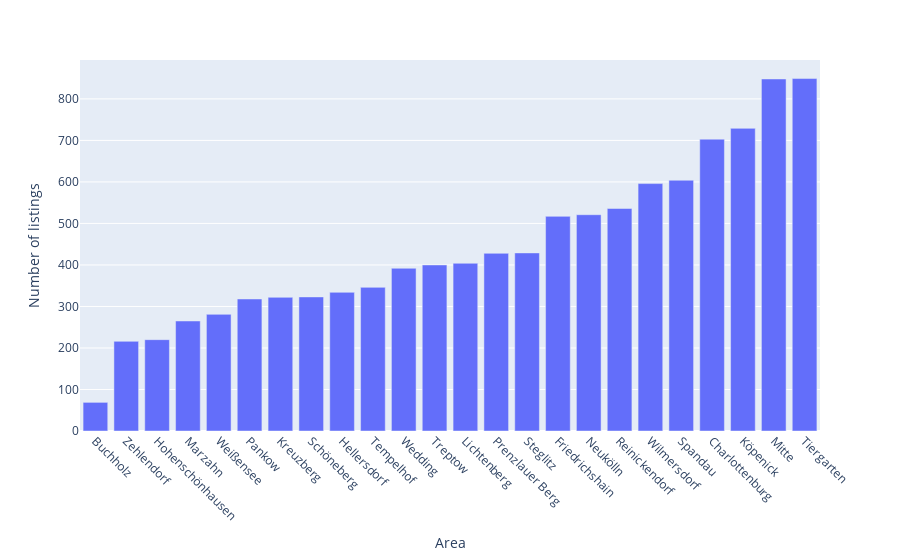

Notebook cell for this chart:
### Code cell
# create count plot of areas
import plotly.express as px
fig = px.bar(df.groupby(df['regio3']).count().sort_values('totalRent'), 
             x=df.groupby(df['regio3']).count().sort_values('totalRent').index
             , y='totalRent', 
            labels={'totalRent':'Number of listings','x':'Area'})

fig.update_xaxes(tickangle = 45)

fig.show()

### Figure 1 — Plotly figure (JSON) as saved in the notebook; plotly's stock layout.template omitted (floating-point values rounded to 4 significant figures)
{"data": [{"alignmentgroup": "True", "hovertemplate": "Area=%{x}<br>Number of listings=%{y}<extra></extra>", "legendgroup": "", "marker": {"color": "#636efa"}, "name": "", "offsetgroup": "", "orientation": "v", "showlegend": false, "textposition": "auto", "type": "bar", "x": ["Buchholz", "Zehlendorf", "Hohenschönhausen", "Marzahn", "Weißensee", "Pankow", "Kreuzberg", "Schöneberg", "Hellersdorf", "Tempelhof", "Wedding", "Treptow", "Lichtenberg", "Prenzlauer Berg", "Steglitz", "Friedrichshain", "Neukölln", "Reinickendorf", "Wilmersdorf", "Spandau", "Charlottenburg", "Köpenick", "Mitte", "Tiergarten"], "xaxis": "x", "y": [69, 216, 220, 265, 281, 318, 322, 323, 334, 346, 392, 400, 404, 428, 429, 517, 521, 536, 596, 604, 703, 729, 848, 849], "yaxis": "y"}], "layout": {"barmode": "relative", "legend": {"tracegroupgap": 0}, "margin": {"t": 60}, "xaxis": {"anchor": "y", "domain": [0, 1], "tickangle": 45, "title": {"text": "Area"}}, "yaxis": {"anchor": "x", "domain": [0, 1], "title": {"text": "Number of listings"}}}}
